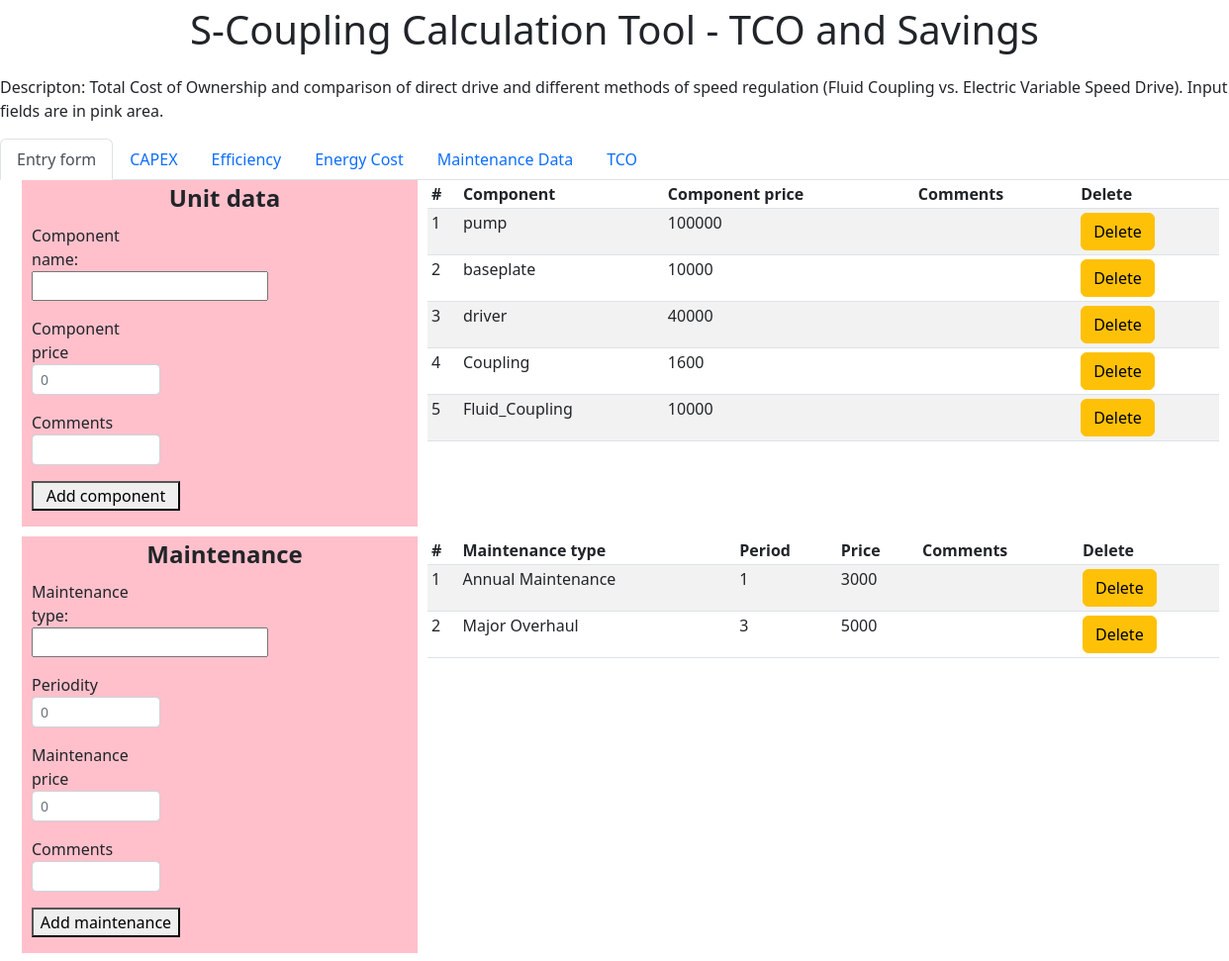
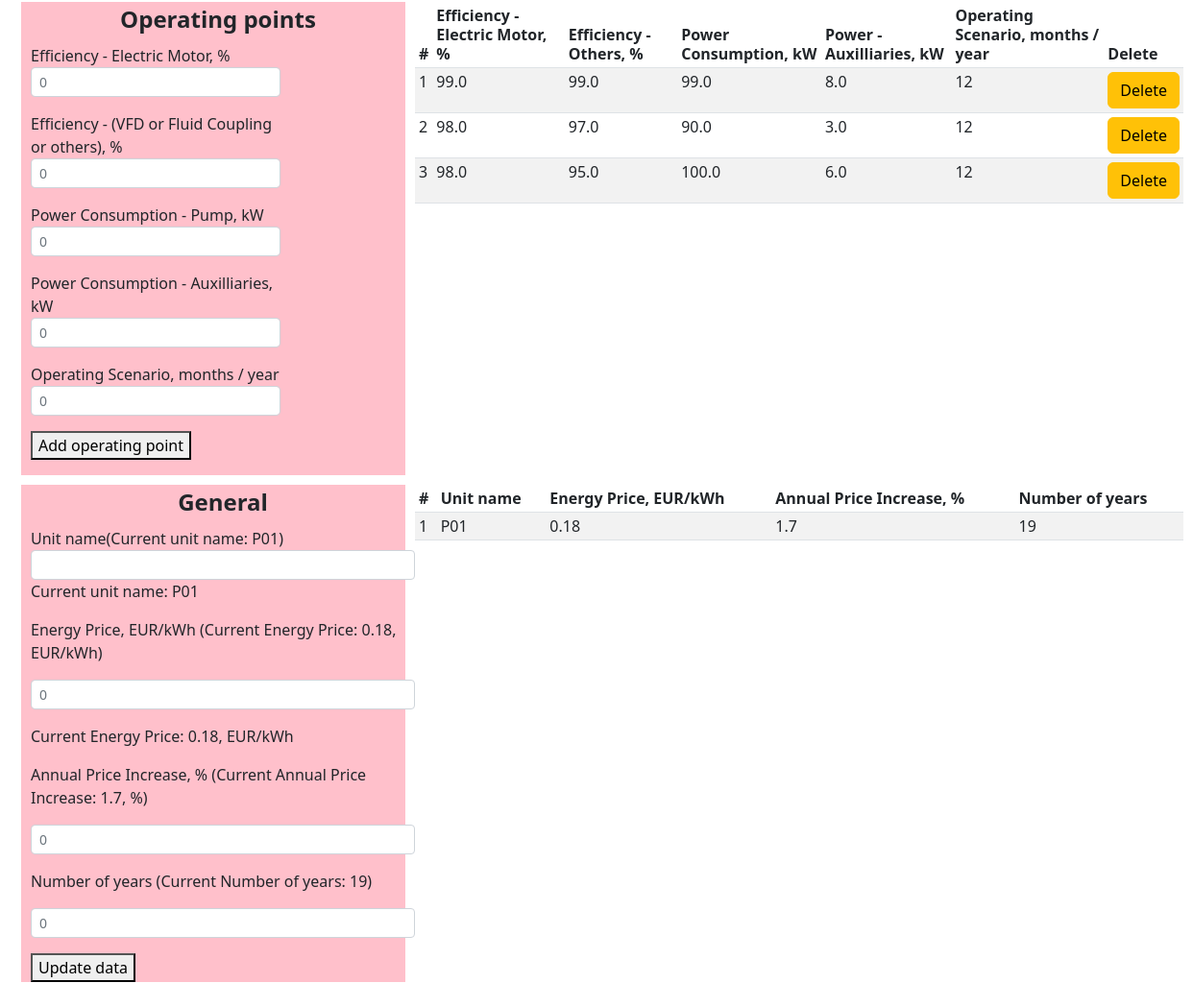
The page /form_page on the database its author committed (2 pictures, top to bottom).
### app.py (models this page shows, shortened)
class Component(db.Model):
    id=db.Column(db.Integer, primary_key=True)
    component = db.Column(db.String(30), nullable=False)
    comments = db.Column(db.String(30), nullable=False)
    component_price=db.Column(db.Integer, nullable=False)

class Maintenance (db.Model):
    id = db.Column(db.Integer, primary_key=True)
    main_type = db.Column(db.String(30), nullable=False)
    period = db.Column(db.Integer, nullable=False)
    main_price = db.Column(db.Integer, nullable=False)
    main_comments = db.Column(db.String(30), nullable=False)

class Point(db.Model):
    id = db.Column(db.Integer, primary_key=True)
    eff_driver = db.Column(db.Float, nullable=False)
    eff_other = db.Column(db.Float, nullable=False)
    power_pump = db.Column(db.Float, nullable=False)
    power_aux = db.Column(db.Float, nullable=False)
    scenario = db.Column(db.Integer, nullable=False)

class General(db.Model):
    id = db.Column(db.Integer, primary_key=True)
    unit_name = db.Column(db.String(30), nullable=False)
    energy_price = db.Column(db.Float, nullable=False, default=0.04)
    annual_increase = db.Column(db.Float, nullable=False, default=1.5)
    number_years = db.Column(db.Integer, nullable=False, default=30)

### app.py (the view)
@app.route('/', methods=['POST','GET'])
@app.route('/form_page', methods=['POST','GET'])
def form_page():
    unit_components = Component.query.all()
    component=0
    component_price=0
    comments=0
    maintenances = Maintenance.query.all()
    main_type = 0
    period = 0
    main_price = 0
    main_comments=0
    i=0
    j=0
    m=0
    generals=General.query.all()
    unit_name = generals[-1].unit_name
    energy_price = generals[-1].energy_price
    annual_increase = generals[-1].annual_increase
    number_years = generals[-1].number_years
    points = Point.query.all()
    k=0
    eff_driver = 0
    eff_other = 0
    power_pump = 0
    power_aux = 0
    scenario = 0
    a=0
    return render_template('form_page.html',component_list=component_list, a=a,m=m,generals=generals,points=points,eff_driver=eff_driver,eff_other=eff_other,power_pump=power_pump,power_aux=power_aux,scenario=scenario,k=k, i=i,j=j,unit_components=unit_components, component=component,component_price=component_price, comments=comments, main_type=main_type, period=period,main_price=main_price, main_comments=main_comments, maintenances=maintenances, unit_name=unit_name, energy_price=energy_price, annual_increase=annual_increase, number_years=number_years )

### templates/form_page.html (shortened to what this page needs)
{% extends 'base.html'%}
{%block body%}
<ul class="nav nav-tabs" id="myTab" role="tablist">
  <li class="nav-item" role="presentation">
    <a class="nav-link active" id="form" data-bs-toggle="tab" data-bs-target="#Entry form" type="button" role="tab" aria-controls="Entry form" aria-selected="true" href="/form_page">Entry form</a>
  </li>
  <li class="nav-item" role="presentation">
    <a class="nav-link" id="capex" data-bs-toggle="tab" data-bs-target="#capex" type="button" role="tab" aria-controls="capex" aria-selected="false" href="/capex">CAPEX</a>
  </li>
  <li class="nav-item" role="presentation">
    <a class="nav-link" id="efficiency" data-bs-toggle="tab" data-bs-target="#efficiency" type="button" role="tab" aria-controls="efficiency" aria-selected="false" href="/efficiency">Efficiency</a>
  </li>
    <li class="energy" role="presentation">
    <a class="nav-link" id="energy" data-bs-toggle="tab" data-bs-target="#energy" type="button" role="tab" aria-controls="energy" aria-selected="false" href="/energy">Energy Cost</a>
  </li>
    <li class="energy" role="presentation">
    <a class="nav-link" id="maintenance" data-bs-toggle="tab" data-bs-target="#maintenance" type="button" role="tab" aria-controls="maintenance" aria-selected="false" href="/maintenance">Maintenance Data</a>
  </li>
    <li class="energy" role="presentation">
    <a class="nav-link" id="tco" data-bs-toggle="tab" data-bs-target="#tco" type="button" role="tab" aria-controls="tco" aria-selected="false" href="/tco">TCO</a>
  </li>
</ul>
<section class="container">
  <div class="input1">
      <fieldset>
    <legend align="center"><b>Unit data</b></legend>
    <form action="/form_page/add_component" method="POST" name="unit_data" autocomplete="off" id="unit_data">
    <div class="form-row">
    <div class="col-md-4 mb-3">
  Component name:
 <input name=component list=components>
    <p></p><label for="component_price">Component price</label>
    <input type="number" name="component_price" id="component_price" placeholder="0" min=0 step="100" class="form-control form-control-sm" required>
    <p></p><label for="comments">Comments</label>
    <input type="text" name="comments" id="comments" class="form-control form-control-sm"><p></p>
    <button type="submit" onclick="document.forms.unit_data.submit()" style="width: 150px;">Add component</button>
        </form>
    </fieldset>
  </div>
  <div class="tab1">
      <table class="table table-striped table-sm">
          <thead>
            <tr>
              <th scope="col">#</th>
              <th scope="col">Component</th>
                <th scope="col">Component price</th>
                <th scope="col">Comments</th>
                <th scope="col">Delete</th>
                 </tr>
          </thead>
     <tbody>
     {% for i in unit_components %}
            <tr >
              <td class="counterCell"></td>
              <td>{{i.component}}</td>
              <td>{{i.component_price}}</td>
                 <td>{{i.comments}}</td>
                <td><a class="btn btn-warning" href='/form_page/{{i.id}}/del'>Delete</a></td>
                 </tr>
     {% endfor %}
          </tbody>
        </table>
  </div>
  <div class="input2">
    <fieldset>
    <legend align="center"><b>Maintenance</b></legend>
    <form action="/form_page/add_maintenance" method="POST" name="maintenance" autocomplete="off" id="maintenance">
    <div class="form-row">
    <div class="col-md-4 mb-3">
      Maintenance type:
 <input name=main_type list=maintenances>
   <p></p><label for="period">Periodity</label>
    <input type="number" name="period" id="period" placeholder="0" min=0 class="form-control form-control-sm" required>
    <p></p><label for="main_price">Maintenance price</label>
    <input type="number" name="main_price" id="main_price" placeholder="0" min=0 class="form-control form-control-sm" required>
      <p></p><label for="main_comments">Comments</label>
    <input type="text" name="main_comments" id="main_comments" class="form-control form-control-sm"><p></p>
	<button type="submit" onclick="document.forms.maintenance.submit()" style="width: 150px;">Add maintenance</button>
</form>
</fieldset>
  </div>
  <div class="tab2">
      <table class="table table-striped table-sm">
          <thead>
            <tr>
              <th scope="col">#</th>
              <th scope="col">Maintenance type</th>
                <th scope="col">Period</th>
                <th scope="col">Price</th>
                <th scope="col">Comments</th>
                <th scope="col">Delete</th>
                 </tr>
          </thead>
     <tbody>
     {% for j in maintenances %}
            <tr height="15px">
              <td class="counterCell"></td>
              <td>{{j.main_type}}</td>
              <td>{{j.period}}</td>
              <td>{{j.main_price}}</td>
                <td>{{j.main_comments}}</td>
              <td><a class="btn btn-warning" href='/form_page/{{j.id}}/del_man'>Delete</a></td>
            </tr>
     {% endfor %}
          </tbody>
        </table>
  </div>
  <div class="input3">
    <fieldset id="points">
    <legend align="center"><b>Operating points</b></legend>
        <form action="/form_page/add_point" method="POST" name="oper_points">
    <div class="form-row">
    <div class="col-md-8 mb-3">
    <label for="eff_driver">Efficiency - Electric Motor, %</label>
    <div text-align="right"><input type="number" name="eff_driver" id="eff_driver" placeholder="0" min=0 max="100" class="form-control form-control-sm" required></div><p></p>
	   <label for="eff_other">Efficiency - (VFD or Fluid Coupling or others), %</label>
    <input type="number" name="eff_other" id="eff_other" placeholder="0" min=0 max="100" class="form-control form-control-sm" required><p></p>
            <label for="power_pump">Power Consumption - Pump, kW</label>
   <input type="number" name="power_pump" id="power_pump" placeholder="0" min="0" class="form-control form-control-sm" required><p></p>
			   <label for="power_aux">Power Consumption - Auxilliaries, kW</label>
    <input type="number" name="power_aux" id="power_aux" placeholder="0" min="0" class="form-control form-control-sm" required><p></p>
				   <label for="scenario">Operating Scenario, months / year</label>
    <input type="number" name="scenario" id="scenario" placeholder="0" min="0" max="12" step="1" class="form-control form-control-sm" required><p></p>
	<button type="submit" onclick="document.forms.oper_points.submit()">Add operating point</button>
</form>
</fieldset>
  </div>
  <div class="tab3">
      <table class="table table-striped table-sm">
          <thead>
          <th scope="col">#</th>
              <th scope="col">Efficiency - Electric Motor, %</th>
                <th scope="col">Efficiency - Others, %</th>
                <th scope="col">Power Consumption, kW</th>
                <th scope="col">Power - Auxilliaries, kW </th>
                <th scope="col">Operating Scenario, months / year</th>
                <th scope="col">Delete</th>
          </thead>
     <tbody>{% for k in points %}
            <tr>
                <td class="counterCell"></td>
                <td> {{k.eff_driver}}</td>
                <td> {{k.eff_other}}</td>
                <td> {{k.power_pump}}</td>
                <td> {{k.power_aux}}</td>
                <td> {{k.scenario}}</td>
                <td><a class="btn btn-warning" href='/form_page/{{k.id}}/del_point'>Delete</a></td>
            </tr>
            {% endfor %}
     </tbody>
        </table>
  </div>
     <div class="input4">
<fieldset id="economy" style="width:400px">
    <legend align="center"><b>General </b></legend>
    <form action="/form_page/add_general" method="POST" name="general">
 <label for="unit_name">Unit name     </label>(Current unit name: {{unit_name}})
    <input type="text" name="unit_name" id="unit_name" class="form-control form-control-sm" >
        <p>Current unit name: {{unit_name}}</p>
   <p><label for="energy_price">Energy Price, EUR/kWh</label> (Current Energy Price: {{energy_price}}, EUR/kWh)</p>
    <p><input type="number" name="energy_price" id="energy_price" placeholder="0" min="0" step="0.01" class="form-control form-control-sm" required></p>
        <p>Current Energy Price: {{energy_price}}, EUR/kWh</p>
    <p><label for="annual_increase">Annual Price Increase, %</label> (Current Annual Price Increase: {{annual_increase}}, %)</p>
    <p><input type="number" name="annual_increase" id="annual_increase" placeholder="0" min=0 step="0.01" class="form-control form-control-sm" required></p>
    <p><label for="number_years">Number of years</label>  (Current Number of years: {{number_years}})</p>
    <p><input type="number" name="number_years" id="number_years" placeholder="0" min=0 step="1" class="form-control form-control-sm" required></p>
	<button type="submit" onclick="document.forms.general.submit()">Update data</button>
</form>
</fieldset>
     </div>
<div class="tab4">
      <table class="table table-striped table-sm">
          <thead>
          <th scope="col">#</th>
              <th scope="col">Unit name</th>
              <th scope="col">Energy Price, EUR/kWh</th>
                <th scope="col">Annual Price Increase, % </th>
                <th scope="col"> Number of years</th>
          </thead>
     <tbody>{% for m in generals %}
            <tr>
                <td class="counterCell"></td>
                <td> {{m.unit_name}}</td>
                <td> {{m.energy_price}}</td>
                <td> {{m.annual_increase}}</td>
                <td> {{m.number_years}}</td>
            </tr>
            {% endfor %}
     </tbody>
        </table>
  </div>
</section>
    {%endblock%}

### templates/form_page.html (style rules this page uses)
table { counter-reset: tableCount; line-height: 20px; }
tr { height: 14px; }
.counterCell:before { content: counter(tableCount); counter-increment: tableCount; }
ul { list-style-type: decimal; }
.input1 { grid-area: input1; padding-left: 10px; background:pink; }
.input2 { grid-area: input2; padding-left: 10px; background:pink; }
.input3 { grid-area: input3; padding-left: 10px; background:pink; }
.input4 { grid-area: input4; padding-left: 10px; background:pink; }
.tab1 { grid-area: tab1; align-self: start; }
.tab2 { grid-area: tab2; align-self: start; }
.tab3 { grid-area: tab3; align-self: start; }
.tab4 { grid-area: tab4; align-self: start; }
.container { display: grid; margin-left: 10px; gap: 10px 10px; grid-template-columns: 400px 800px; grid-template-rows: auto; grid-template-areas: "input1 tab1" "input2 tab2" "input3 tab3" "input4 tab4"; }

### rows shown on the page
Component: component "pump", component_price "100000"
Component: component "baseplate", component_price "10000"
Component: component "driver", component_price "40000"
Component: component "Coupling", component_price "1600"
Component: component "Fluid_Coupling", component_price "10000"
Maintenance: main_type "Annual Maintenance", period "1", main_price "3000"
Maintenance: main_type "Major Overhaul", period "3", main_price "5000"
Point: eff_driver "99.0", eff_other "99.0", power_pump "99.0", power_aux "8.0", scenario "12"
Point: eff_driver "98.0", eff_other "97.0", power_pump "90.0", power_aux "3.0", scenario "12"
Point: eff_driver "98.0", eff_other "95.0", power_pump "100.0", power_aux "6.0", scenario "12"
General: unit_name "P01", energy_price "0.18", annual_increase "1.7", number_years "19"

### other values the page prints
{{ number_years }} "19"
